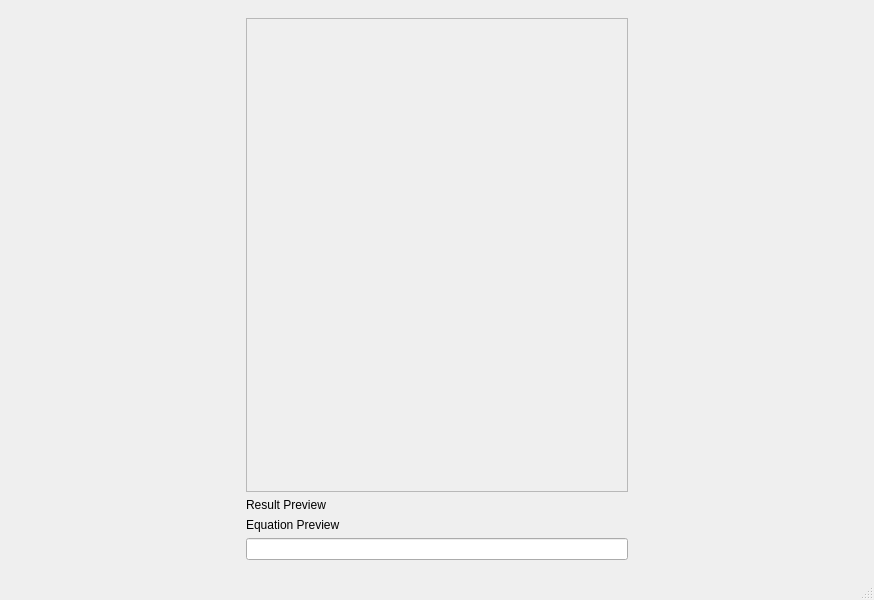
<?xml version="1.0" encoding="UTF-8"?>
<ui version="4.0">
 <class>calqapp::MainWindow</class>
 <widget class="QMainWindow" name="calqapp::MainWindow">
  <property name="geometry">
   <rect>
    <x>0</x>
    <y>0</y>
    <width>874</width>
    <height>600</height>
   </rect>
  </property>
  <property name="windowTitle">
   <string>MainWindow</string>
  </property>
  <widget class="QWidget" name="parentHLayout">
   <property name="enabled">
    <bool>true</bool>
   </property>
   <layout class="QHBoxLayout" name="horizontalLayout">
    <item>
     <widget class="QWidget" name="console" native="true">
      <property name="sizePolicy">
       <sizepolicy hsizetype="Fixed" vsizetype="Preferred">
        <horstretch>0</horstretch>
        <verstretch>0</verstretch>
       </sizepolicy>
      </property>
      <property name="minimumSize">
       <size>
        <width>400</width>
        <height>0</height>
       </size>
      </property>
      <layout class="QVBoxLayout" name="verticalLayout">
       <item>
        <widget class="QListView" name="history">
         <property name="enabled">
          <bool>false</bool>
         </property>
        </widget>
       </item>
       <item>
        <widget class="QLabel" name="result">
         <property name="enabled">
          <bool>true</bool>
         </property>
         <property name="text">
          <string>Result Preview</string>
         </property>
        </widget>
       </item>
       <item>
        <widget class="QLabel" name="equation">
         <property name="text">
          <string>Equation Preview</string>
         </property>
        </widget>
       </item>
       <item>
        <widget class="QLineEdit" name="input">
         <property name="enabled">
          <bool>true</bool>
         </property>
         <property name="text">
          <string/>
         </property>
        </widget>
       </item>
      </layout>
     </widget>
    </item>
   </layout>
  </widget>
  <widget class="QMenuBar" name="menubar">
   <property name="geometry">
    <rect>
     <x>0</x>
     <y>0</y>
     <width>874</width>
     <height>17</height>
    </rect>
   </property>
  </widget>
  <widget class="QStatusBar" name="statusbar"/>
 </widget>
 <resources/>
 <connections/>
</ui>
